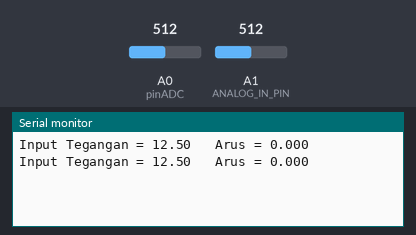
Simulated run of this sketch. Board: Arduino Uno, built with avr-gcc and run on an emulated ATmega328P. On the bench: the last lines printed to the serial monitor. The test bench sets the inputs (shaded band); at power-on: A0 (pinADC) = 512, A1 (ANALOG_IN_PIN) = 512.

Above: at 1.8 s.
1.9 s: A0 (pinADC) set to 716
At 2.4 s:
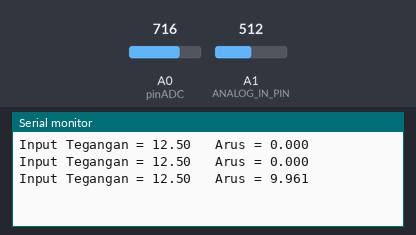
3.4 s: A1 (ANALOG_IN_PIN) set to 716
At 4.7 s:
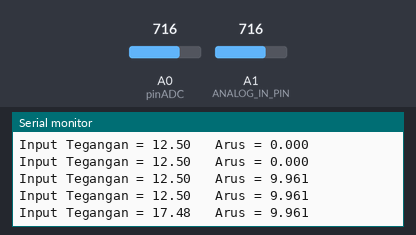
4.9 s: A0 (pinADC) set to 900
At 5.8 s:
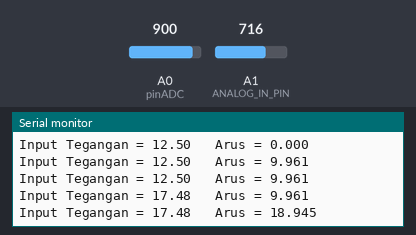
6.4 s: A1 (ANALOG_IN_PIN) set to 900
At 7.7 s:
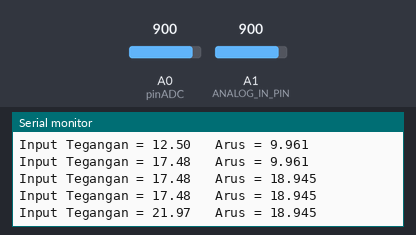
Timing chart, 0 to 8.9 s (numbered marks = the images above; inputs shaded):
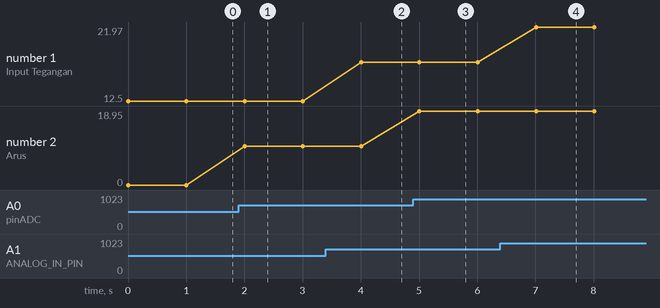

Measured:
- after the input at 1.9 s, the serial monitor: prints a new line after 0.10 s (image 1)
- after the input at 3.4 s, the serial monitor: prints a new line after 0.61 s (image 2)
- after the input at 4.9 s, the serial monitor: prints a new line after 0.11 s (image 3)
- after the input at 6.4 s, the serial monitor: prints a new line after 0.61 s (image 4)
- plotted number 1: 12.5 → 17.48 after the input at 3.4 s, 17.48 → 21.97 after the input at 6.4 s
- plotted number 2: 0 → 9.96 after the input at 1.9 s, 9.96 → 18.95 after the input at 4.9 s

The sketch:

Arus___Tegangan.ino
```cpp
#define ANALOG_IN_PIN A1

const int pinADC = A0;

int sensitivitas = 100; //tegantung sensor arus yang digunakan, yang ini 5A
int nilaiadc= 00;
int teganganoffset = 2500; //nilai pembacaan offset saat tidak ada arus yang lewat
int adc_value = 0;

double tegangan = 00;
double nilaiarus = 00;

float adc_voltage = 0.0;
float in_voltage = 0.0;
float R1 = 30000.0;
float R2 = 7500.0;
float ref_voltage = 5.0;

void setup(){
Serial.begin(9600); //baud komunikasi serial monitor 9600bps
}

void data_olah(){
  nilaiadc = analogRead(pinADC);
  tegangan = (nilaiadc / 1024.0) * 5000;
  nilaiarus = ((tegangan - teganganoffset) / sensitivitas);
}

void loop(){
   data_olah();
      // Read the Analog Input
   adc_value = analogRead(ANALOG_IN_PIN);

   // Determine voltage at ADC input
   adc_voltage  = (adc_value * ref_voltage) / 1024.0;

   // Calculate voltage at divider input
   in_voltage = adc_voltage / (R2/(R1+R2)) ;

   // Print results to Serial Monitor to 2 decimal places
  Serial.print("Input Tegangan = ");
  Serial.print(in_voltage, 2);

  Serial.print("\t Arus = ");
  Serial.println(nilaiarus,3);

  delay(1000);
}
```
